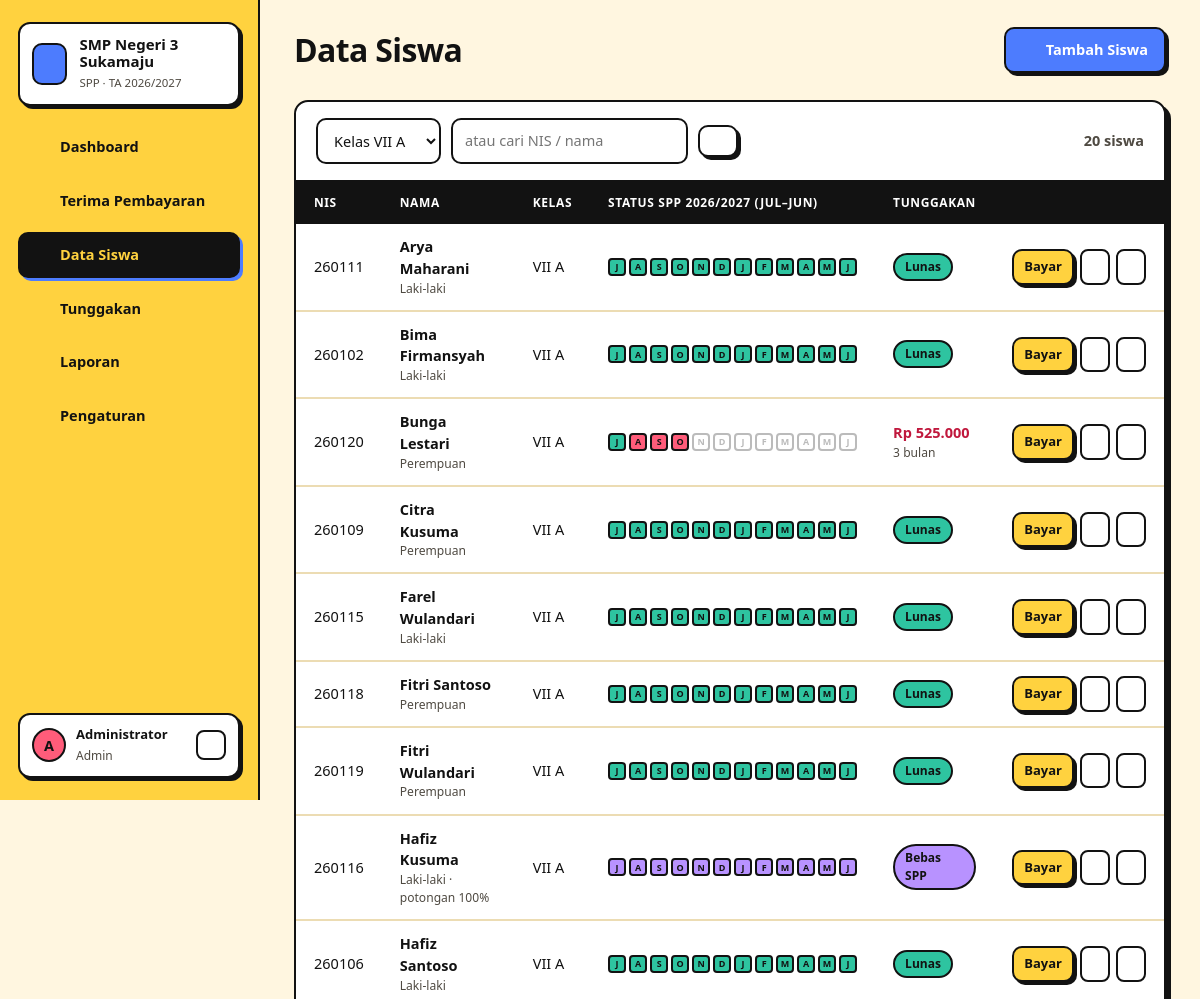
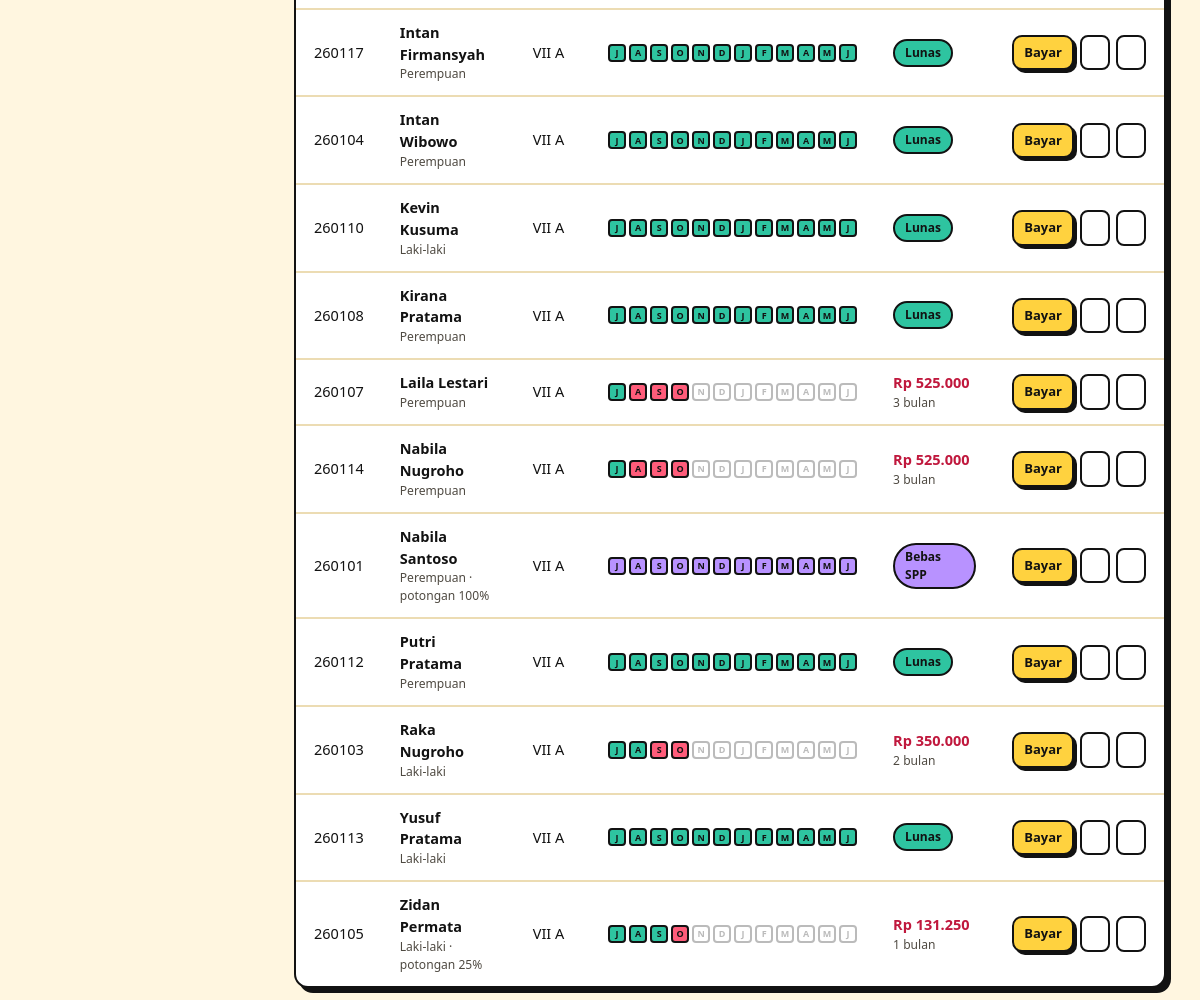
Page /index.php?page=siswa (signed in) on the committed database (2 pictures, top to bottom).
### tables this page shows
CREATE TABLE pengaturan (
  id INT PRIMARY KEY,
  nama_sekolah VARCHAR(150) NOT NULL,
  alamat VARCHAR(255),
  telepon VARCHAR(30),
  kepala_sekolah VARCHAR(100),
  bendahara VARCHAR(100),
  tanggal_jatuh_tempo TINYINT NOT NULL DEFAULT 10
);

CREATE TABLE tahun_ajaran (
  id INT AUTO_INCREMENT PRIMARY KEY,
  nama VARCHAR(20) NOT NULL UNIQUE,       
  tahun_mulai SMALLINT NOT NULL,          
  aktif TINYINT(1) NOT NULL DEFAULT 0
);

CREATE TABLE siswa (
  id INT AUTO_INCREMENT PRIMARY KEY,
  nis VARCHAR(20) NOT NULL UNIQUE,
  nama VARCHAR(100) NOT NULL,
  jk ENUM('L','P') NOT NULL,
  kelas_id INT,
  nama_wali VARCHAR(100),
  telp_wali VARCHAR(20),
  potongan_persen TINYINT NOT NULL DEFAULT 0,    
  status ENUM('aktif','lulus','keluar') NOT NULL DEFAULT 'aktif',
  created_at TIMESTAMP DEFAULT CURRENT_TIMESTAMP,
  FOREIGN KEY (kelas_id) REFERENCES kelas(id) ON DELETE SET NULL
);

CREATE TABLE kelas (
  id INT AUTO_INCREMENT PRIMARY KEY,
  nama VARCHAR(20) NOT NULL UNIQUE,
  tingkat TINYINT NOT NULL,
  wali_kelas VARCHAR(100)
);

### index.php (called while the page is built, shortened)
<?php
require __DIR__ . '/includes/bootstrap.php';
$routes = [
    'login'        => 'pages/login.php',
    'logout'       => 'pages/logout.php',
    'cek'          => 'pages/cek.php',
    'dashboard'    => 'pages/dashboard.php',
    'bayar'        => 'pages/bayar/index.php',
    'bayar.simpan' => 'pages/bayar/simpan.php',
    'bayar.batal'  => 'pages/bayar/batal.php',
    'kwitansi'     => 'pages/bayar/kwitansi.php',
    'siswa'        => 'pages/siswa/index.php',
    'siswa.form'   => 'pages/siswa/form.php',
    'siswa.kartu'  => 'pages/siswa/kartu.php',
    'tunggakan'    => 'pages/tunggakan.php',
    'laporan'      => 'pages/laporan.php',
    'master'       => 'pages/master.php',
];
$page = $_GET['page'] ?? 'dashboard';
require __DIR__ . '/' . $routes[$page];

### pages/siswa/index.php (the view, shortened to what this page needs)
<?php
$kelasList = q('SELECT * FROM kelas ORDER BY tingkat, nama')->fetchAll();
$kelasId = (int) ($_GET['kelas'] ?? ($kelasList[0]['id'] ?? 0));
$cari = trim($_GET['cari'] ?? '');
$params = [];
$sql = 'SELECT s.*, k.nama kelas, k.tingkat FROM siswa s LEFT JOIN kelas k ON k.id = s.kelas_id WHERE ';
if ($cari !== '') { $sql .= '(s.nis LIKE ? OR s.nama LIKE ?)'; $params = ["%$cari%", "%$cari%"]; }
else { $sql .= 's.kelas_id = ?'; $params = [$kelasId]; }
$rows = q($sql . ' ORDER BY s.nama', $params)->fetchAll();
$title = 'Data Siswa';
$actions = '<a class="btn btn-primary" href="' . url('siswa.form') . '">' . icon('plus', 16) . ' Tambah Siswa</a>';
require __DIR__ . '/../../includes/header.php';
?>
<div class="card">
    <div class="card-head">
        <form class="filters" method="get">
            <select name="kelas" onchange="this.form.submit()">
                <?php foreach ($kelasList as $k): ?><option value="<?= $k['id'] ?>" <?= $kelasId === (int) $k['id'] && $cari === '' ? 'selected' : '' ?>>Kelas <?= e($k['nama']) ?></option><?php endforeach; ?>
            </select>
            <input type="search" name="cari" value="<?= e($cari) ?>" placeholder="atau cari NIS / nama">
            <button class="btn btn-sm"><?= icon('search', 16) ?></button>
        </form>
        <span class="muted" style="font-weight:700"><?= count($rows) ?> siswa</span>
    </div>
    <div class="table-wrap"><table>
        <thead><tr><th>NIS</th><th>Nama</th><th>Kelas</th><th>Status SPP <?= e($ta['nama']) ?> (Jul–Jun)</th><th>Tunggakan</th><th></th></tr></thead>
        <tbody>
        <?php foreach ($rows as $s): $kartu = kartu_spp($s, $ta); ?>
            <tr>
                <td><?= e($s['nis']) ?></td>
                <td><strong><?= e($s['nama']) ?></strong><small><?= $s['jk'] === 'L' ? 'Laki-laki' : 'Perempuan' ?><?= $s['potongan_persen'] ? ' · potongan ' . $s['potongan_persen'] . '%' : '' ?><?= $s['status'] !== 'aktif' ? ' · ' . $s['status'] : '' ?></small></td>
                <td><?= e($s['kelas']) ?></td>
                <td><div class="mini-months"><?php foreach ($kartu['bulan'] as $b => $i): ?><span class="<?= $i['status'] ?>" title="<?= NAMA_BULAN[$b] ?>"><?= substr(NAMA_BULAN[$b], 0, 1) ?></span><?php endforeach; ?></div></td>
                <td><?= $kartu['jml_tunggak'] ? '<strong style="color:#c0183d">' . rupiah($kartu['total_tunggak']) . '</strong><small>' . $kartu['jml_tunggak'] . ' bulan</small>' : status_badge($kartu['nominal'] ? 'lunas' : 'gratis') ?></td>
                <td><div class="actions">
                    <a class="btn btn-sm btn-yellow" href="<?= url('bayar', ['siswa' => $s['id']]) ?>">Bayar</a>
                    <a class="icon-btn" title="Kartu SPP" href="<?= url('siswa.kartu', ['id' => $s['id']]) ?>"><?= icon('eye', 16) ?></a>
                    <a class="icon-btn" title="Ubah" href="<?= url('siswa.form', ['id' => $s['id']]) ?>"><?= icon('edit', 16) ?></a>
                </div></td>
            </tr>
        <?php endforeach; ?>
        </tbody>
    </table></div>
</div>
<?php require __DIR__ . '/../../includes/footer.php'; ?>

### includes/bootstrap.php (shortened to what this page needs)
<?php
function db(): PDO
{
    static $pdo = null;
    if ($pdo === null) {
        $c = require __DIR__ . '/../config/database.php';
        $dsn = "mysql:host={$c['host']};port={$c['port']};dbname={$c['database']};charset=utf8mb4";
        try {
            $pdo = new PDO($dsn, $c['username'], $c['password'], [
                PDO::ATTR_ERRMODE => PDO::ERRMODE_EXCEPTION,
                PDO::ATTR_DEFAULT_FETCH_MODE => PDO::FETCH_ASSOC,
            ]);
        } catch (PDOException $e) {
            die('<h3>Koneksi database gagal.</h3><p>Cek config/database.php dan pastikan database <b>'
                . htmlspecialchars($c['database']) . '</b> sudah di-import.</p>');
        }
    }
    return $pdo;
}
function q(string $sql, array $params = []): PDOStatement
{
    $st = db()->prepare($sql);
    $st->execute($params);
    return $st;
}
function e($v): string
{
    return htmlspecialchars((string) $v, ENT_QUOTES, 'UTF-8');
}
function rupiah($n): string
{
    return 'Rp ' . number_format((int) $n, 0, ',', '.');
}
function url(string $page = 'dashboard', array $params = []): string
{
    return 'index.php?' . http_build_query(['page' => $page] + $params);
}
function user(): ?array
{
    return $_SESSION['user'] ?? null;
}
function setting(): array
{
    static $s = null;
    return $s ??= q('SELECT * FROM pengaturan WHERE id = 1')->fetch() ?: [];
}
function icon(string $name, int $size = 18): string
{
    $p = $paths[$name] ?? '';
    return '<svg class="ic" width="' . $size . '" height="' . $size . '" viewBox="0 0 24 24" fill="none" stroke="currentColor" stroke-width="2" stroke-linecap="round" stroke-linejoin="round">' . $p . '</svg>';
}
function tahun_ajaran_aktif(): array
{
    return q('SELECT * FROM tahun_ajaran WHERE aktif = 1 LIMIT 1')->fetch() ?: [];
}
function bulan_jatuh_tempo(array $ta): array
{
    $hasil = [];
    foreach (BULAN_AJARAN as $b) {
        $tahun = $b >= 7 ? (int) $ta['tahun_mulai'] : (int) $ta['tahun_mulai'] + 1;
        $jatuhTempo = sprintf('%04d-%02d-%02d', $tahun, $b, (int) setting()['tanggal_jatuh_tempo']);
        if ($jatuhTempo <= date('Y-m-d')) $hasil[] = $b;
    }
    return $hasil;
}
function pembayaran_siswa(int $siswaId, int $taId): array
{
    $map = [];
    foreach (q('SELECT * FROM pembayaran WHERE siswa_id = ? AND tahun_ajaran_id = ?', [$siswaId, $taId])->fetchAll() as $p) $map[(int) $p['bulan']] = $p;
    return $map;
}
function tarif_siswa(array $siswa, array $ta): int
{
    return (int) (q('SELECT nominal FROM tarif WHERE tahun_ajaran_id = ? AND tingkat = ?', [$ta['id'], $siswa['tingkat']])->fetchColumn() ?: 0);
}
function kartu_spp(array $siswa, array $ta): array
{
    $tarif = tarif_siswa($siswa, $ta);
    $nominal = (int) round($tarif * (100 - (int) $siswa['potongan_persen']) / 100);
    $bayar = pembayaran_siswa((int) $siswa['id'], (int) $ta['id']);
    $jatuhTempo = bulan_jatuh_tempo($ta);
    $bulan = [];
    $tunggakan = 0;
    foreach (BULAN_AJARAN as $b) {
        if (isset($bayar[$b])) $s = 'lunas';
        elseif ($nominal === 0) $s = 'gratis';
        elseif (in_array($b, $jatuhTempo, true)) { $s = 'tunggak'; $tunggakan++; }
        else $s = 'belum';
        $bulan[$b] = ['status' => $s, 'bayar' => $bayar[$b] ?? null];
    }
    return ['tarif' => $tarif, 'nominal' => $nominal, 'bulan' => $bulan, 'jml_tunggak' => $tunggakan, 'total_tunggak' => $tunggakan * $nominal];
}
function status_badge(string $s): string
{
    $map = ['lunas' => ['green', 'Lunas'], 'tunggak' => ['red', 'Menunggak'], 'belum' => ['gray', 'Belum jatuh tempo'], 'gratis' => ['purple', 'Bebas SPP'],
        'aktif' => ['green', 'Aktif'], 'lulus' => ['blue', 'Lulus'], 'keluar' => ['gray', 'Keluar']];
    [$c, $l] = $map[$s] ?? ['gray', ucfirst($s)];
    return '<span class="badge badge-' . $c . '">' . e($l) . '</span>';
}

### includes/header.php (shortened to what this page needs)
<?php
$menu = [
    ['dashboard', 'Dashboard', 'home'],
    ['bayar', 'Terima Pembayaran', 'wallet'],
    ['siswa', 'Data Siswa', 'users'],
    ['tunggakan', 'Tunggakan', 'alert'],
    ['laporan', 'Laporan', 'chart'],
];
if (user()['role'] === 'admin') $menu[] = ['master', 'Pengaturan', 'settings'];
$current = explode('.', $_GET['page'] ?? 'dashboard')[0];
$ta = tahun_ajaran_aktif();
?>
<!DOCTYPE html>
<html lang="id">
<head>
    <title><?= e($title ?? 'Dashboard') ?> · SPP <?= e(setting()['nama_sekolah']) ?></title>
    <link rel="stylesheet" href="assets/css/style.css">
</head>
<body>
<div class="layout">
    <aside class="sidebar" id="sidebar">
        <div class="brand">
            <span class="brand-mark"><?= icon('school', 22) ?></span>
            <div><strong><?= e(setting()['nama_sekolah']) ?></strong><small>SPP · TA <?= e($ta['nama'] ?? '-') ?></small></div>
        </div>
        <nav>
            <?php foreach ($menu as [$key, $label, $ic]): ?>
                <a href="<?= url($key) ?>" class="<?= $current === $key ? 'active' : '' ?>"><?= icon($ic) ?> <?= $label ?></a>
            <?php endforeach; ?>
        </nav>
        <div class="grow"></div>
        <div class="user-card">
            <span class="avatar"><?= e(strtoupper(substr(user()['nama'], 0, 1))) ?></span>
            <div class="grow"><strong><?= e(user()['nama']) ?></strong><small><?= e(ucfirst(user()['role'])) ?></small></div>
            <a href="<?= url('logout') ?>" class="icon-btn" title="Keluar"><?= icon('logout', 16) ?></a>
        </div>
    </aside>
    <main class="main">
        <header class="topbar">
            <h1><?= $titleHtml ?? e($title ?? 'Dashboard') ?></h1>
            <div class="topbar-actions"><?= $actions ?? '' ?></div>
        </header>
        <div class="content">

### rows in the picture
pengaturan: nama_sekolah "SMP Negeri 3 Sukamaju"
tahun_ajaran: nama "2026/2027"
siswa: nis "260111", nama "Arya Maharani", jk "Laki-laki", kelas.nama "VII A", b "J", b "A", b "S", b "O", b "N", b "D", b "F", b "M", l "Lunas", $size 16 (drawn)
siswa: nis "260102", nama "Bima Firmansyah", jk "Laki-laki", kelas.nama "VII A", b "J", b "A", b "S", b "O", b "N", b "D", b "F", b "M", l "Lunas", $size 16 (drawn)
siswa: nis "260120", nama "Bunga Lestari", jk "Perempuan", kelas.nama "VII A", b "J", b "A", b "S", b "O", b "N", b "D", b "F", b "M", total_tunggak "Rp 525.000", jml_tunggak "3", $size 16 (drawn)
siswa: nis "260109", nama "Citra Kusuma", jk "Perempuan", kelas.nama "VII A", b "J", b "A", b "S", b "O", b "N", b "D", b "F", b "M", l "Lunas", $size 16 (drawn)
siswa: nis "260115", nama "Farel Wulandari", jk "Laki-laki", kelas.nama "VII A", b "J", b "A", b "S", b "O", b "N", b "D", b "F", b "M", l "Lunas", $size 16 (drawn)
siswa: nis "260118", nama "Fitri Santoso", jk "Perempuan", kelas.nama "VII A", b "J", b "A", b "S", b "O", b "N", b "D", b "F", b "M", l "Lunas", $size 16 (drawn)
siswa: nis "260119", nama "Fitri Wulandari", jk "Perempuan", kelas.nama "VII A", b "J", b "A", b "S", b "O", b "N", b "D", b "F", b "M", l "Lunas", $size 16 (drawn)
siswa: nis "260116", nama "Hafiz Kusuma", jk "Laki-laki", potongan_persen "100", kelas.nama "VII A", b "J", b "A", b "S", b "O", b "N", b "D", b "F", b "M", l "Bebas SPP", $size 16 (drawn)
siswa: nis "260106", nama "Hafiz Santoso", jk "Laki-laki", kelas.nama "VII A", b "J", b "A", b "S", b "O", b "N", b "D", b "F", b "M", l "Lunas", $size 16 (drawn)
siswa: nis "260117", nama "Intan Firmansyah", jk "Perempuan", kelas.nama "VII A", b "J", b "A", b "S", b "O", b "N", b "D", b "F", b "M", l "Lunas", $size 16 (drawn)
siswa: nis "260104", nama "Intan Wibowo", jk "Perempuan", kelas.nama "VII A", b "J", b "A", b "S", b "O", b "N", b "D", b "F", b "M", l "Lunas", $size 16 (drawn)
siswa: nis "260110", nama "Kevin Kusuma", jk "Laki-laki", kelas.nama "VII A", b "J", b "A", b "S", b "O", b "N", b "D", b "F", b "M", l "Lunas", $size 16 (drawn)
siswa: nis "260108", nama "Kirana Pratama", jk "Perempuan", kelas.nama "VII A", b "J", b "A", b "S", b "O", b "N", b "D", b "F", b "M", l "Lunas", $size 16 (drawn)
siswa: nis "260107", nama "Laila Lestari", jk "Perempuan", kelas.nama "VII A", b "J", b "A", b "S", b "O", b "N", b "D", b "F", b "M", total_tunggak "Rp 525.000", jml_tunggak "3", $size 16 (drawn)
siswa: nis "260114", nama "Nabila Nugroho", jk "Perempuan", kelas.nama "VII A", b "J", b "A", b "S", b "O", b "N", b "D", b "F", b "M", total_tunggak "Rp 525.000", jml_tunggak "3", $size 16 (drawn)
siswa: nis "260101", nama "Nabila Santoso", jk "Perempuan", potongan_persen "100", kelas.nama "VII A", b "J", b "A", b "S", b "O", b "N", b "D", b "F", b "M", l "Bebas SPP", $size 16 (drawn)
siswa: nis "260112", nama "Putri Pratama", jk "Perempuan", kelas.nama "VII A", b "J", b "A", b "S", b "O", b "N", b "D", b "F", b "M", l "Lunas", $size 16 (drawn)
siswa: nis "260103", nama "Raka Nugroho", jk "Laki-laki", kelas.nama "VII A", b "J", b "A", b "S", b "O", b "N", b "D", b "F", b "M", total_tunggak "Rp 350.000", jml_tunggak "2", $size 16 (drawn)
siswa: nis "260113", nama "Yusuf Pratama", jk "Laki-laki", kelas.nama "VII A", b "J", b "A", b "S", b "O", b "N", b "D", b "F", b "M", l "Lunas", $size 16 (drawn)
siswa: nis "260105", nama "Zidan Permata", jk "Laki-laki", potongan_persen "25", kelas.nama "VII A", b "J", b "A", b "S", b "O", b "N", b "D", b "F", b "M", total_tunggak "Rp 131.250", jml_tunggak "1", $size 16 (drawn)

### other values in the picture
$label "Dashboard"
$label "Terima Pembayaran"
$label "Data Siswa"
$label "Tunggakan"
$label "Laporan"
$label "Pengaturan"
substr(user()['nama'], 0, 1) "A"
user()['nama'] "Administrator"
user()['role'] "Admin"
$titleHtml "Data Siswa"
count($rows) "20"
